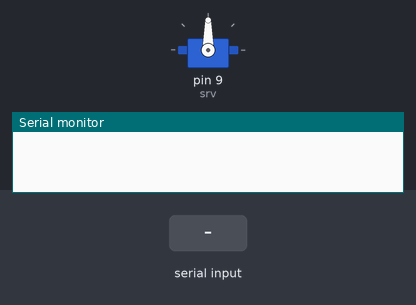
A sketch run on a simulated Arduino Uno, built with avr-gcc and run on an emulated ATmega328P. Shown: servo, the last lines printed to the serial monitor. The test bench sets the inputs (shaded band).

Above: at 1.2 s.
1.3 s: "30,150\n" received over Serial
At 1.7 s:
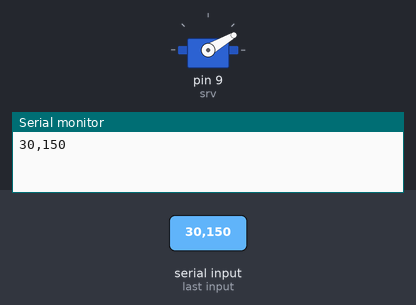
2.8 s: "5\n" received over Serial
At 3.9 s:
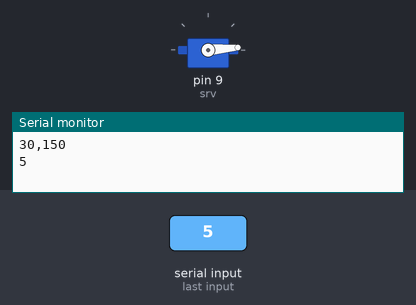
4.3 s: "200\n" received over Serial
At 5.1 s:
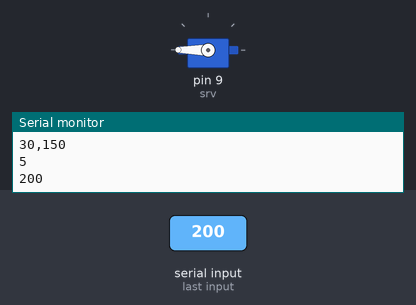
5.8 s: "90,45\n" received over Serial
At 6.3 s:
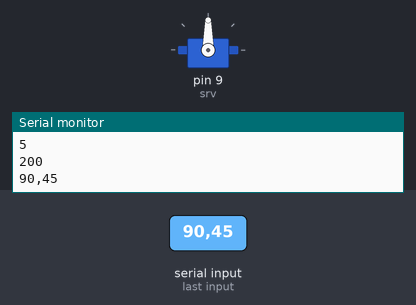
Timing chart, 0 to 8.3 s (numbered marks = the images above; inputs shaded):
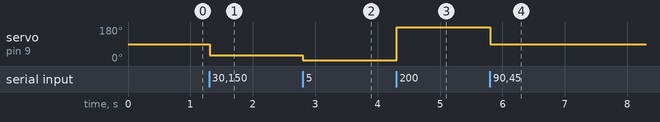

Measured:
- after the input at 1.3 s, servo on pin 9 (srv): 90° → 30° at once
- after the input at 2.8 s, servo on pin 9 (srv): 30° → 5° at once
- after the input at 4.3 s, servo on pin 9 (srv): 5° → 180° at once
- after the input at 5.8 s, servo on pin 9 (srv): 180° → 90° at once

The sketch:

servo_tester.ino
```cpp
#include <Servo.h>

Servo srv;

void setup()
{
  Serial.begin(115200);
  srv.attach(9,1000,2000);
}

void loop()
{

}

void serialEvent()
{
  String m="";
  char c='\0';
  while(Serial.available()>0)
  {
    delay(1);
    c=Serial.read();
    if(c=='\n'||c=='\r')
    {
      continue;
    }
    m+=c;
  }
  if(m=="")
  {
    return;
  }
  cmd(m);
}

void cmd(String a)
{
  srv.write(a.toInt());
  Serial.println(a);
}
```
